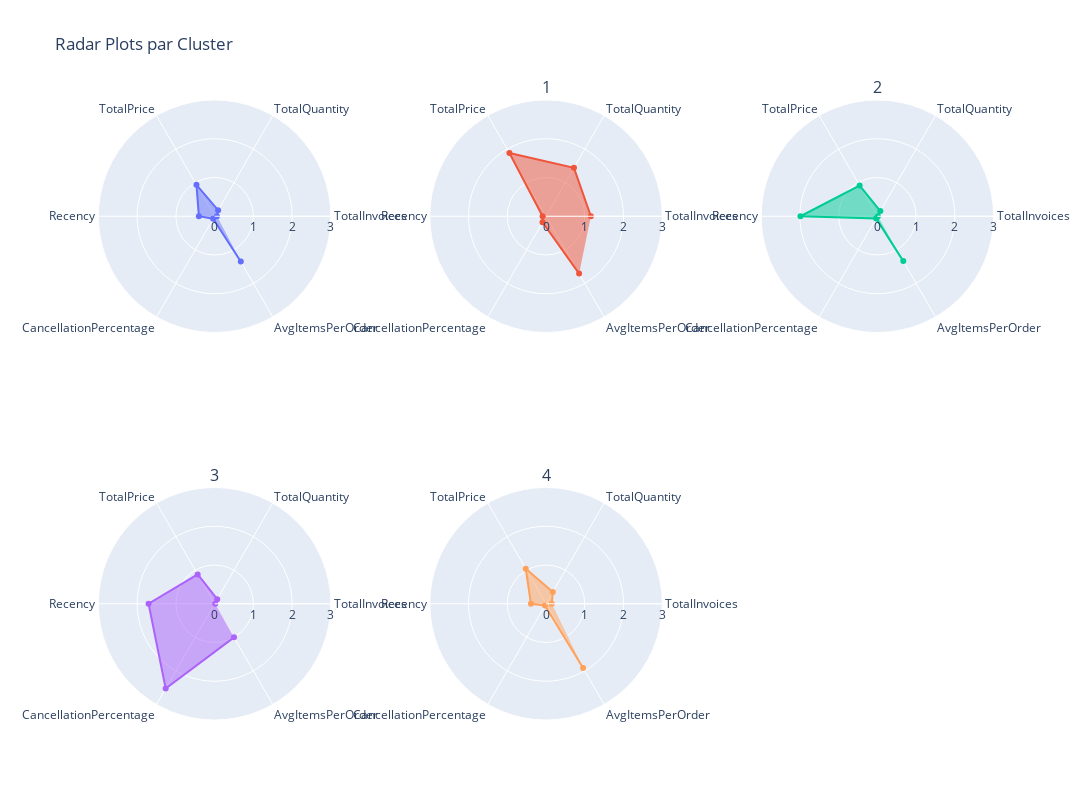

The cell this chart's notebook holds for it:
### Code cell
import plotly.graph_objects as go
from plotly.subplots import make_subplots

# Liste des clusters
clusters = normalized_cluster_stats.index.tolist()

# Création des sous-plots
fig = make_subplots(rows=2, cols=3, subplot_titles=clusters, specs=[[{'type': 'polar'}, {'type': 'polar'}, {'type': 'polar'}], [{'type': 'polar'}, {'type': 'polar'}, {'type': 'polar'}]])

# Parcours des clusters et création des radar plots pour la première ligne
for i, cluster in enumerate(clusters[:3]):
    data = normalized_cluster_stats.loc[cluster].values.tolist()
    labels = normalized_cluster_stats.columns.tolist()
    
    fig.add_trace(
        go.Scatterpolar(
            r=data,
            theta=labels,
            fill='toself',
            name=cluster
        ),
        row=1,
        col=i+1
    )

# Parcours des clusters et création des radar plots pour la deuxième ligne
for i, cluster in enumerate(clusters[3:]):
    data = normalized_cluster_stats.loc[cluster].values.tolist()
    labels = normalized_cluster_stats.columns.tolist()
    
    fig.add_trace(
        go.Scatterpolar(
            r=data,
            theta=labels,
            fill='toself',
            name=cluster
        ),
        row=2,
        col=i+1
    )

# Mise en forme du layout
for row in range(1, 3):
    for col in range(1, 4):
        fig.update_polars(
            row=row,
            col=col,
            radialaxis=dict(
                visible=True,
                range=[0, 3],  # Ajuster la plage en fonction de 0 à 3
                tickvals=[0, 1, 2, 3],  # Valeurs entières pour les ticks
                ticktext=['0', '1', '2', '3']  # Étiquettes des ticks en tant que valeurs entières
            )
        )

fig.update_layout(
    showlegend=False,
    title_text='Radar Plots par Cluster',
    height=800,  # Ajuster la hauteur de la figure
    width=1200  # Ajuster la largeur de la figure
)

# Affichage du graphique
fig.show()

### Figure 1 — Plotly figure (JSON) as saved in the notebook; plotly's stock layout.template omitted (floating-point values rounded to 4 significant figures)
{"data": [{"fill": "toself", "name": "0", "r": [0.06014, 0.1813, 0.9372, 0.4062, 0.07684, 1.35], "subplot": "polar", "theta": ["TotalInvoices", "TotalQuantity", "TotalPrice", "Recency", "CancellationPercentage", "AvgItemsPerOrder"], "type": "scatterpolar"}, {"fill": "toself", "name": "1", "r": [1.158, 1.443, 1.887, 0.08779, 0.1791, 1.708], "subplot": "polar2", "theta": ["TotalInvoices", "TotalQuantity", "TotalPrice", "Recency", "CancellationPercentage", "AvgItemsPerOrder"], "type": "scatterpolar"}, {"fill": "toself", "name": "2", "r": [0.01475, 0.1546, 0.9157, 1.985, 0.06415, 1.336], "subplot": "polar3", "theta": ["TotalInvoices", "TotalQuantity", "TotalPrice", "Recency", "CancellationPercentage", "AvgItemsPerOrder"], "type": "scatterpolar"}, {"fill": "toself", "name": "3", "r": [0.01679, 0.1351, 0.8741, 1.705, 2.526, 1.001], "subplot": "polar4", "theta": ["TotalInvoices", "TotalQuantity", "TotalPrice", "Recency", "CancellationPercentage", "AvgItemsPerOrder"], "type": "scatterpolar"}, {"fill": "toself", "name": "4", "r": [0.1507, 0.3504, 1.045, 0.3884, 0.0538, 1.915], "subplot": "polar5", "theta": ["TotalInvoices", "TotalQuantity", "TotalPrice", "Recency", "CancellationPercentage", "AvgItemsPerOrder"], "type": "scatterpolar"}], "layout": {"annotations": [{"font": {"size": 16}, "showarrow": false, "text": "1", "x": 0.5, "xanchor": "center", "xref": "paper", "y": 1, "yanchor": "bottom", "yref": "paper"}, {"font": {"size": 16}, "showarrow": false, "text": "2", "x": 0.8556, "xanchor": "center", "xref": "paper", "y": 1, "yanchor": "bottom", "yref": "paper"}, {"font": {"size": 16}, "showarrow": false, "text": "3", "x": 0.1444, "xanchor": "center", "xref": "paper", "y": 0.375, "yanchor": "bottom", "yref": "paper"}, {"font": {"size": 16}, "showarrow": false, "text": "4", "x": 0.5, "xanchor": "center", "xref": "paper", "y": 0.375, "yanchor": "bottom", "yref": "paper"}], "height": 800, "polar": {"domain": {"x": [0, 0.2889], "y": [0.625, 1]}, "radialaxis": {"range": [0, 3], "ticktext": ["0", "1", "2", "3"], "tickvals": [0, 1, 2, 3], "visible": true}}, "polar2": {"domain": {"x": [0.3556, 0.6444], "y": [0.625, 1]}, "radialaxis": {"range": [0, 3], "ticktext": ["0", "1", "2", "3"], "tickvals": [0, 1, 2, 3], "visible": true}}, "polar3": {"domain": {"x": [0.7111, 1], "y": [0.625, 1]}, "radialaxis": {"range": [0, 3], "ticktext": ["0", "1", "2", "3"], "tickvals": [0, 1, 2, 3], "visible": true}}, "polar4": {"domain": {"x": [0, 0.2889], "y": [0, 0.375]}, "radialaxis": {"range": [0, 3], "ticktext": ["0", "1", "2", "3"], "tickvals": [0, 1, 2, 3], "visible": true}}, "polar5": {"domain": {"x": [0.3556, 0.6444], "y": [0, 0.375]}, "radialaxis": {"range": [0, 3], "ticktext": ["0", "1", "2", "3"], "tickvals": [0, 1, 2, 3], "visible": true}}, "polar6": {"domain": {"x": [0.7111, 1], "y": [0, 0.375]}, "radialaxis": {"range": [0, 3], "ticktext": ["0", "1", "2", "3"], "tickvals": [0, 1, 2, 3], "visible": true}}, "showlegend": false, "title": {"text": "Radar Plots par Cluster"}, "width": 1200}}
